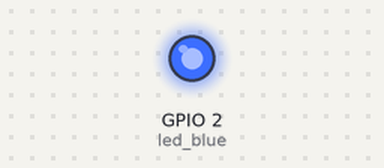
Simulated run of this program. Board: ESP32 board running MicroPython. On the bench: output pins drawn as LEDs (lit = HIGH). WiFi joins after 1.5 s; files the program writes start out absent; web requests get an empty 200 reply after 0.4 s; the clock reads 2024-03-15 10:24:30 at power-on unless the program sets it; what the program prints to the serial console is not drawn. At 23.8 s the program stops and its outputs stay as they are.

Above: at 2.05 s.
Timing chart, 0 to 5.0 s (numbered marks = the images above):
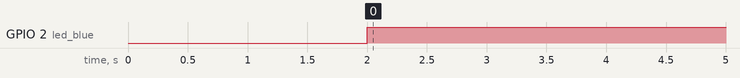

Measured:
- by itself, GPIO 2 (led_blue): HIGH → LOW at 14.3 s, → HIGH 0.50 s later, → LOW 0.50 s later, → HIGH 0.50 s later, … (19 changes in this stretch)

The program:

OTA.py
```python
import network
import urequests
import machine
import time
import utime
from machine import Pin


#execfile("wifi-password.py")
SSID_NAME = ""
SSID_PASS = ""

# サーバーのIPアドレスとポート番号
SERVER_IP = ''
SERVER_PORT = 8000

# 更新ファイルのリスト
update_files = ['test_1.py','test_2.py','test_3.py']
update_index = 0

# ピン設定
led_blue = machine.Pin(2, Pin.OUT)

# WiFiに接続する関数
def connect_wifi(ssid, passkey, timeout=10):
    wifi = network.WLAN(network.STA_IF)
    if wifi.isconnected():
        print('WiFiに接続済み。接続をスキップします。')
        return wifi
    else:
        wifi.active(True)
        wifi.connect(ssid, passkey)
        while not wifi.isconnected() and timeout > 0:
            print('.')
            utime.sleep(1)
            timeout -= 1

    if wifi.isconnected():
        print('WiFiに接続しました')
        led_blue.value(1)
        return wifi
    else:
        print('WiFiへの接続に失敗しました')
        return None

# サーバーに接続を通知する関数
def notify_server(path):
    url = f'http://{SERVER_IP}:{path}'
    response = urequests.get(url)
    if response.status_code == 200:
        print(f'サーバーに通知しました: {path}')
    response.close()

# 更新プログラムをダウンロードする関数
def download_update(file_index):
    time.sleep(3)
    url = f'http://{SERVER_IP}:{SERVER_PORT}/update'
    response = urequests.get(url)
    if response.status_code == 200:
        file_path = update_files[file_index]
        print(f"{file_path}のプログラムを受け取りました。更新を開始します")
        #while True:
            #if not button_pin_request.value():
        with open(file_path, 'w') as file:
            file.write(response.text)
        print(f'更新プログラムをダウンロードしました: {file_path}')
        response.close()
    else:
        print(f'更新プログラムのダウンロードに失敗しました: ステータスコード {response.status_code}')
        response.close()

# LEDを点滅させる関数
def blink_led(duration, interval=0.5):
    end_time = time.time() + duration
    while time.time() < end_time:
        led_blue.value(1)
        time.sleep(interval)
        led_blue.value(0)
        time.sleep(interval)

# メインプログラムの実行部分
print('WiFiに接続します...')
connect_wifi(SSID_NAME, SSID_PASS)


while True:
    notify_server(f'{SERVER_PORT}/connect')
    print("サーバーに接続しました")
    while True:
        download_update(update_index)
        update_index += 1
        notify_server(f'{SERVER_PORT}/complete')
        print("-----------------------------")
        if update_index >= len(update_files):
            print("全ての更新終了")
            blink_led(10)
            break# 10秒間LEDを点滅させる
    break
```
